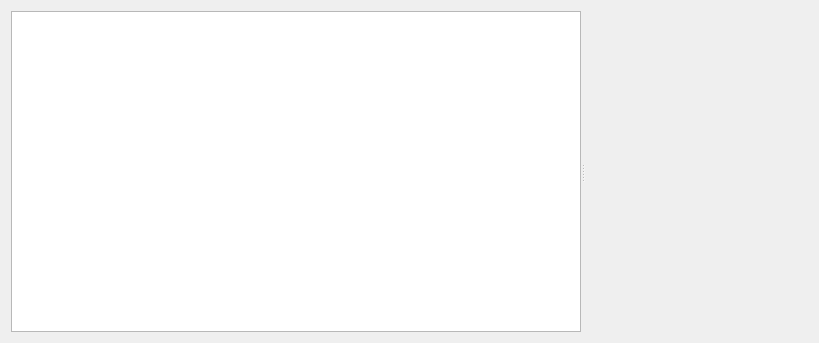
<?xml version="1.0" encoding="UTF-8"?>
<ui version="4.0">
 <class>DataViewForm</class>
 <widget class="QWidget" name="DataViewForm">
  <property name="geometry">
   <rect>
    <x>0</x>
    <y>0</y>
    <width>819</width>
    <height>343</height>
   </rect>
  </property>
  <property name="windowTitle">
   <string>Form</string>
  </property>
  <layout class="QVBoxLayout" name="verticalLayout">
   <item>
    <widget class="QSplitter" name="splitter">
     <property name="orientation">
      <enum>Qt::Horizontal</enum>
     </property>
     <widget class="QTableView" name="pastDataTableView"/>
     <widget class="PlotWidget" name="graph_widget" native="true">
      <property name="sizePolicy">
       <sizepolicy hsizetype="Expanding" vsizetype="Expanding">
        <horstretch>0</horstretch>
        <verstretch>0</verstretch>
       </sizepolicy>
      </property>
     </widget>
    </widget>
   </item>
  </layout>
 </widget>
 <customwidgets>
  <customwidget>
   <class>PlotWidget</class>
   <extends>QWidget</extends>
   <header>pyqtgraph</header>
   <container>1</container>
  </customwidget>
 </customwidgets>
 <resources/>
 <connections/>
</ui>
